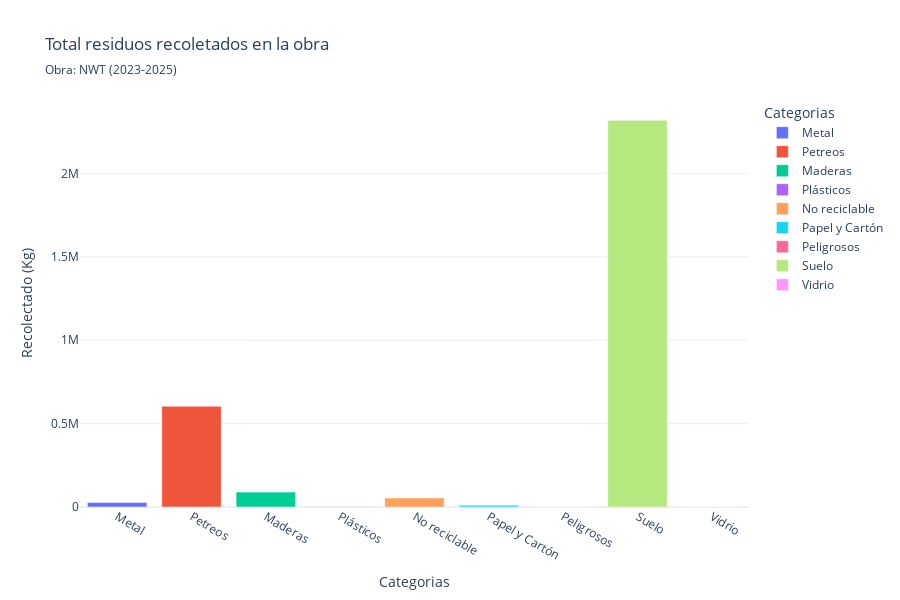

The code cell stored with this chart in its notebook:
### Markdown cell above
**PASO 5.1:** Visualización de Resultados: Totales

Para conocer la distribución, es ideal el gráfico de barras verticales. La gráfica permite seleccionar la categorías que se deseen visualizar en simultáneo.

### Code cell
fig1 = px.bar(
    bd,
    x='Categorias',
    y='Cantidad',
    color = 'Categorias',
    title = 'Total residuos recoletados en la obra',
    subtitle=f'Obra: {obra}({min_año}-{max_año})',
    labels = {'Cantidad': 'Recolectado (Kg)'},
    template='plotly_white',
    height=600
)

fig1.show()

### Figure 1 — Plotly figure (JSON) as saved in the notebook; plotly's stock layout.template omitted (floating-point values rounded to 4 significant figures)
{"data": [{"hovertemplate": "Categorias=%{x}<br>Recolectado (Kg)=%{y}<extra></extra>", "legendgroup": "Metal", "marker": {"color": "#636efa", "pattern": {"shape": ""}}, "name": "Metal", "orientation": "v", "showlegend": true, "textposition": "auto", "type": "bar", "x": ["Metal"], "xaxis": "x", "y": [26870.0], "yaxis": "y"}, {"hovertemplate": "Categorias=%{x}<br>Recolectado (Kg)=%{y}<extra></extra>", "legendgroup": "Petreos", "marker": {"color": "#EF553B", "pattern": {"shape": ""}}, "name": "Petreos", "orientation": "v", "showlegend": true, "textposition": "auto", "type": "bar", "x": ["Petreos"], "xaxis": "x", "y": [604000.0], "yaxis": "y"}, {"hovertemplate": "Categorias=%{x}<br>Recolectado (Kg)=%{y}<extra></extra>", "legendgroup": "Maderas", "marker": {"color": "#00cc96", "pattern": {"shape": ""}}, "name": "Maderas", "orientation": "v", "showlegend": true, "textposition": "auto", "type": "bar", "x": ["Maderas"], "xaxis": "x", "y": [89200.0], "yaxis": "y"}, {"hovertemplate": "Categorias=%{x}<br>Recolectado (Kg)=%{y}<extra></extra>", "legendgroup": "Plásticos", "marker": {"color": "#ab63fa", "pattern": {"shape": ""}}, "name": "Plásticos", "orientation": "v", "showlegend": true, "textposition": "auto", "type": "bar", "x": ["Plásticos"], "xaxis": "x", "y": [1233.0], "yaxis": "y"}, {"hovertemplate": "Categorias=%{x}<br>Recolectado (Kg)=%{y}<extra></extra>", "legendgroup": "No reciclable", "marker": {"color": "#FFA15A", "pattern": {"shape": ""}}, "name": "No reciclable", "orientation": "v", "showlegend": true, "textposition": "auto", "type": "bar", "x": ["No reciclable"], "xaxis": "x", "y": [53920.0], "yaxis": "y"}, {"hovertemplate": "Categorias=%{x}<br>Recolectado (Kg)=%{y}<extra></extra>", "legendgroup": "Papel y Cartón", "marker": {"color": "#19d3f3", "pattern": {"shape": ""}}, "name": "Papel y Cartón", "orientation": "v", "showlegend": true, "textposition": "auto", "type": "bar", "x": ["Papel y Cartón"], "xaxis": "x", "y": [10650.0], "yaxis": "y"}, {"hovertemplate": "Categorias=%{x}<br>Recolectado (Kg)=%{y}<extra></extra>", "legendgroup": "Peligrosos", "marker": {"color": "#FF6692", "pattern": {"shape": ""}}, "name": "Peligrosos", "orientation": "v", "showlegend": true, "textposition": "auto", "type": "bar", "x": ["Peligrosos"], "xaxis": "x", "y": [216.5], "yaxis": "y"}, {"hovertemplate": "Categorias=%{x}<br>Recolectado (Kg)=%{y}<extra></extra>", "legendgroup": "Suelo", "marker": {"color": "#B6E880", "pattern": {"shape": ""}}, "name": "Suelo", "orientation": "v", "showlegend": true, "textposition": "auto", "type": "bar", "x": ["Suelo"], "xaxis": "x", "y": [2318000.0], "yaxis": "y"}, {"hovertemplate": "Categorias=%{x}<br>Recolectado (Kg)=%{y}<extra></extra>", "legendgroup": "Vidrio", "marker": {"color": "#FF97FF", "pattern": {"shape": ""}}, "name": "Vidrio", "orientation": "v", "showlegend": true, "textposition": "auto", "type": "bar", "x": ["Vidrio"], "xaxis": "x", "y": [0.0], "yaxis": "y"}], "layout": {"barmode": "relative", "height": 600, "legend": {"title": {"text": "Categorias"}, "tracegroupgap": 0}, "title": {"subtitle": {"text": "Obra: NWT (2023-2025)"}, "text": "Total residuos recoletados en la obra"}, "xaxis": {"anchor": "y", "categoryarray": ["Metal", "Petreos", "Maderas", "Plásticos", "No reciclable", "Papel y Cartón", "Peligrosos", "Suelo", "Vidrio"], "categoryorder": "array", "domain": [0, 1], "title": {"text": "Categorias"}}, "yaxis": {"anchor": "x", "domain": [0, 1], "title": {"text": "Recolectado (Kg)"}}}}
